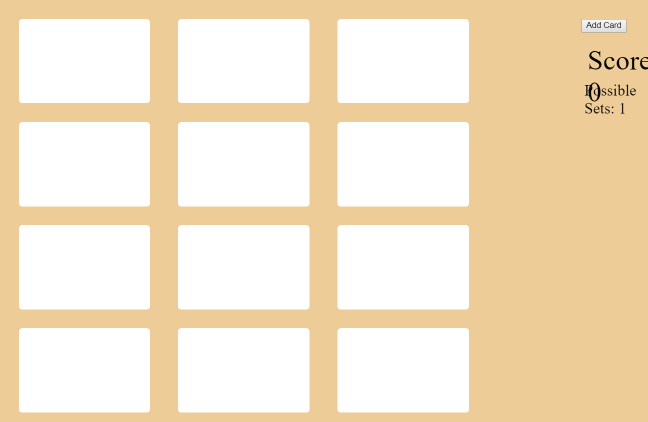
#> input picture src/views/allsets.png, 1295 x 843 px (shown at 1/2 size)
$ python carddetect.py --image ../views/allsets.png   (older library calls are emulated)
#> lines starting #> are read from the running program, lines starting #| are printed output that depends on the picture; after the words box and inside, x2 and y2 are one past the last pixel; in counts of white or black regions, pixels touching at a corner belong together
### src/vision/colordetect.py
"""
Color Detection Module
author @odoland
"""
import cv2
import numpy as np
from .attributes import Colors


class ColorDetector:

    # BGR format
    GREEN_RANGE = np.array([0, 100, 0]), np.array([45, 180, 45])
    RED_RANGE = np.array([0, 0, 160]), np.array([30, 30, 255])
    PURPLE_RANGE = np.array([80, 0, 80]), np.array([160, 60, 160])

    @classmethod
    def find_color(cls, image):
        """ Finds the color of an image based on maximum count for the three colors.

        @Returns at tuple: t
        t[0] Returns the color in number format (0 for purp, 1 for green, 2 for red)
        t[1] Returns the count
        """

        # Filter image for whatever passes the boundaries
        greens = cv2.inRange(image, *cls.GREEN_RANGE)
        reds = cv2.inRange(image, *cls.RED_RANGE)
        purples = cv2.inRange(image, *cls.PURPLE_RANGE)

        mg = len(np.flatnonzero(greens))
        mr = len(np.flatnonzero(reds))
        mp = len(np.flatnonzero(purples))

        colors = (mg, mr, mp)

        total_pixels = max(colors)

        enum_colors = [Colors.GREEN, Colors.RED, Colors.PURPLE]
        color_idx = int(np.argmax(colors))

        return enum_colors[color_idx], total_pixels


# [49 lines that do not run on import are left out]

### src/vision/filldetect.py
"""
Fill Detection Module
author @odoland
"""

import cv2
import numpy as np
from scipy.signal import find_peaks

import matplotlib
matplotlib.use("TkAgg") # Use TkAgg as backend to plot stuff
import matplotlib.pyplot as plt
import itertools as it

from .colordetect import ColorDetector
from .attributes import Fills


class FillDetector:

    # Threshold for the peaks
    PEAK_THRESH = 0.33

    # Threshold of pixels to determine whether they are solid
    PIXEL_THRESH = 3500

    KERNEL = np.ones((5,5), np.uint8) # For erosion and dilation

    @classmethod
    def is_stripe(cls, image, number_peaks=6, plot=False):  # -> Boolean
        """ Checks if the image is striped.
        @Parameters: image matrix (binary form - black and white)
                    number_peaks (int) Number of peaks to be considered 'striped'

        @Returns Boolean, if striped.
        """
        single_line_count = cls.count_peaks(image, spot_ratio=0.45) # pesky diamond shapes
        full_reduced_count = cls.count_peaks(image, spot_ratio=None)

        return single_line_count > number_peaks and full_reduced_count > 12

    @classmethod
    def count_peaks(cls, image, spot_ratio=None, plot=False):

        _, w , _ = image.shape

        if spot_ratio is None:
            sobel_gradient = cv2.Sobel(image, cv2.CV_64F, 0, 1, ksize=5)
        else:
            # Spot to go down the Y axis
            spot = np.floor(w * spot_ratio).astype(int)

            # Use the Sobel operator across the Y to obtain the Gradient
            sobel_gradient = cv2.Sobel(image[:, spot], cv2.CV_64F, 0, 1, ksize=5)  # vertical

        # Project it onto single dimension (1D) - by summing them
        projected_sum = cv2.reduce(sobel_gradient, 1, cv2.REDUCE_SUM)

        # Squaring and square rooting removes the negative sign, and flatten
        proj_pos_sums = np.sqrt(projected_sum**2).flatten()

        # Large spikes on f'(x) indicate change in the rate of change - seek areas where slope of the second derivative is 0
        unfiltered_peaks, _ = find_peaks(proj_pos_sums, height=0)  # Finding peaks

        # Filter the peaks for noise which will be defined as any peak with an absolute height of less than PEAK_THRESH * maximum peak length
        all_peaks = [proj_pos_sums[i] for i in unfiltered_peaks]

        peak_thresh = max(all_peaks) * cls.PEAK_THRESH

        seen = set()
        filtered_peaks = ([
            i for i in unfiltered_peaks
            if proj_pos_sums[i] >= peak_thresh
            # and not (proj_pos_sums[i] in seen or seen.add(proj_pos_sums[i]))
            ])

        if plot:
            plt.plot(proj_pos_sums), plt.title("f'(x) of the image")
            plt.plot(filtered_peaks, proj_pos_sums[filtered_peaks], "x")
            plt.show()
            print("Calling is_stripe:", len(filtered_peaks), "peaks found")

        return len(filtered_peaks)

    # [49 lines left out: function check_hollow_or_full, not called in this run]

    @classmethod
    def find_fill(cls, image, plot=False):
        if cls.is_stripe(image, plot=plot):
            return Fills.STRIPE
        else:
            color, pixel_count = ColorDetector.find_color(image)
            bw_image = cv2.cvtColor(image, cv2.COLOR_BGR2GRAY)
            return cls.check_hollow_or_full(bw_image, color, pixel_count, plot=plot)

# [15 lines that do not run on import are left out]

### src/vision/shapedetect.py
"""
Shape Detection and Shape counter Module
author @odoland
"""
from __future__ import absolute_import
import cv2
import numpy as np
import matplotlib
matplotlib.use("TkAgg") # Use TkAgg as backend to plot stuff

from matplotlib import pyplot as plt
from .attributes import Shapes, Fills, Counts
from .filldetect import FillDetector

class ShapeDetector:

    KERNEL = np.ones((5,5), np.uint8)

    # [26 lines left out: function process_hollow, not called in this run]

    @classmethod
    def process_stripes_full(cls, image, threshold=200, debug=False ):
        """ Processes Stripes and Full image by 1 iteration of blur and erosion.

        @Parameters: image (np.array)
                    kernel (default is  kernel = np.ones((5,5), np.uint8)
                    threshold (int) threshold value for BW - default 200
                    debug (boolean) - flag to display images for developing

        @Returns: processed striped or solid image (np.array)
        """

        erosion = cv2.erode(image, cls.KERNEL, iterations=1)
        dilation = cv2.dilate(erosion, cls.KERNEL, iterations=1)
        _, thresh = cv2.threshold(dilation,200,255,1)


        if debug:
            cv2.imshow("erosion", erosion)
            cv2.imshow("dilation", dilation)
            cv2.imshow("After processing:", thresh)
            cv2.waitKey(0)

        return thresh

    @staticmethod
    def detect_shape_count(processed_img, debug=False):
        """ Input takes in a processed image, either from processHollow() or processStripesFull()
        @Parameters: processed_img (np.array), processed after one of two functions
        @Return: Tuple of the shape, and the count (int, count)
        Shape is a global variable (DIAMOND, OVAL, or SQUIGGLE) which is an int
        """
        _, contours, _ = cv2.findContours(processed_img, 1, 2)

        shape = []
        for cnt in contours:
            perim = cv2.arcLength(cnt, closed=True)  # Squiggles have a longer perimeter
            approx = cv2.approxPolyDP(cnt, epsilon=0.01*perim, closed=True)  # prev 0.01

            if len(approx) == 4:
                shape.append(Shapes.DIAMOND)
            elif len(approx) < 11 and perim < 250: # Determined by trial and error
                shape.append(Shapes.OVAL)
            else:
                shape.append(Shapes.SQUIGGLE) # Squiggle range from 13, 14, 15 ...

        mapping = {
            1: Counts.ONE,
            2: Counts.TWO,
            3: Counts.THREE
        }
        if len(shape) not in mapping:
            if shape[0] == Shapes.SQUIGGLE:
                amount = mapping[len(shape)//2] # probably the 2 green squiggles solid
            else:
                print('Run debugger. Something wrong w/ counts, not a squiggle', shape)
                amount = 2
        else:
            amount = mapping[len(shape)]
        # Amount of shapes detected -> map to an enum
        return shape[0], amount

    @classmethod
    def find_shape_count(cls, image, debug=False):

        bw_image = cv2.cvtColor(image, cv2.COLOR_BGR2GRAY)

        if FillDetector.find_fill(image, plot=0) == Fills.HOLLOW:
            if debug:
                print("Processing it as a hollow")
            processed_img = cls.process_hollow(bw_image, debug=debug)
        else:
            if debug:
                print("Processing as stripes or full")
            processed_img = cls.process_stripes_full(bw_image, debug=debug)

        return cls.detect_shape_count(processed_img, debug)

# [14 lines that do not run on import are left out]

### src/vision/carddetect.py
"""Detects the card """

from .colordetect import ColorDetector
from .filldetect import FillDetector
from .shapedetect import ShapeDetector
import cv2

class CardDetector:

    @staticmethod
    def detect_card(image_path):
        image = cv2.imread(image_path)
        color, pixel_count = ColorDetector.find_color(image)
        fill = FillDetector.find_fill(image)
        shape, count = ShapeDetector.find_shape_count(image)

        return {
            'color': color,
            'fill': fill,
            'shape': shape,
            'count': count
        }

    @classmethod
    def pretty_print_detect_card(cls, image_path):
        card_attributes = cls.detect_card(image_path)
#> in detect_card, image is the input picture: shape (843, 1295, 3); mean B, G, R 201.5, 228.4, 245.2
#> in find_color, `greens = cv2.inRange(image, *cls.GREEN_RANGE)`: greens: shape (843, 1295); every value is 0
#> in find_color, `mg = len(np.flatnonzero(greens))`: mg = 0
#> in find_color, `colors = (mg, mr, mp)`: colors = (0, 0, 0)
#> in find_color, `total_pixels = max(colors)`: total_pixels = 0
#> in count_peaks, `sobel_gradient = cv2.Sobel(image[:, spot], cv2.CV_64F, 0, 1, ksize=5)`: sobel_gradient = 843 rows, first 8: [0, 0, 0], [0, 0, 0], [0, 0, 0], [0, 0, 0], [0, 0, 0], [0, 0, 0], [0, 0, 0], [0, 0, 0]
#> in count_peaks, `projected_sum = cv2.reduce(sobel_gradient, 1, cv2.REDUCE_SUM)`: projected_sum = 843 values, max 8064 at index 37, min -8064 at index 205, mean 0
#> in count_peaks, `proj_pos_sums = np.sqrt(projected_sum**2).flatten()`: proj_pos_sums = 843 values, max 8064 at index 37, min 0 at index 0, mean 204.1
#> in count_peaks, `unfiltered_peaks, _ = find_peaks(proj_pos_sums, height=0)`: unfiltered_peaks = [37, 205, 243, 412, 449, 618, 655, 824]
#> in count_peaks, `all_peaks = [proj_pos_sums[i] for i in unfiltered_peaks]`: all_peaks = [8064, 8064, 8064, 8064, 8064, 8064, 8064, 8064]
#> in count_peaks, `peak_thresh = max(all_peaks) * cls.PEAK_THRESH`: peak_thresh = 2661.1
#> in count_peaks, `filtered_peaks = ([ i for i in unfiltered_peaks if proj_pos_sums[i] >=..`: filtered_peaks = [37, 205, 243, 412, 449, 618, 655, 824]
#> in is_stripe, `single_line_count = cls.count_peaks(image, spot_ratio=0.45)`: single_line_count = 8
#> call 2 of count_peaks, with plot = False
#> in count_peaks (call 2), `sobel_gradient = cv2.Sobel(image, cv2.CV_64F, 0, 1, ksize=5)`:
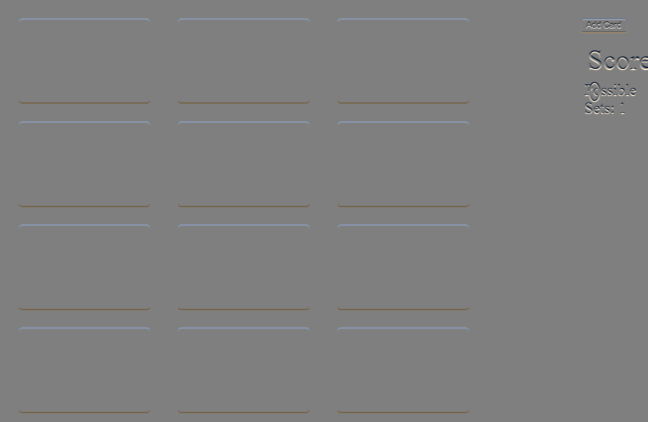
#> sobel_gradient: shape (843, 1295, 3) float64 (shown at 1/2 size); mean B, G, R 0, 0, 0; drawn with min black and max white
#> in count_peaks (call 2), `projected_sum = cv2.reduce(sobel_gradient, 1, cv2.REDUCE_SUM)`: projected_sum has the same summary as sobel_gradient
#> in count_peaks (call 2), `proj_pos_sums = np.sqrt(projected_sum**2).flatten()`: proj_pos_sums = 2529 values, max 4256896 at index 114, min 0 at index 0, mean 67743.8
#> in count_peaks (call 2), `unfiltered_peaks, _ = find_peaks(proj_pos_sums, height=0)`: unfiltered_peaks = 150 values from 108 to 2478
#> in count_peaks (call 2), `all_peaks = [proj_pos_sums[i] for i in unfiltered_peaks]`: all_peaks = 150 values, max 4256896 at index 2, min 240 at index 100, mean 630615.6
#> in count_peaks (call 2), `peak_thresh = max(all_peaks) * cls.PEAK_THRESH`: peak_thresh = 1404775.7
#> in count_peaks (call 2), `filtered_peaks = ([ i for i in unfiltered_peaks if proj_pos_sums[i] >=..`: filtered_peaks = [111, 114, 117, 615, 618, 729, 732, 1236, 1239, 1347, 1350, 1854, 1857, 1965, 1968, 2472, 2475]
#> in is_stripe, `full_reduced_count = cls.count_peaks(image, spot_ratio=None)`: full_reduced_count = 17
#> in detect_card, `fill = FillDetector.find_fill(image)`: fill = 1
#> in find_shape_count, `bw_image = cv2.cvtColor(image, cv2.COLOR_BGR2GRAY)`:
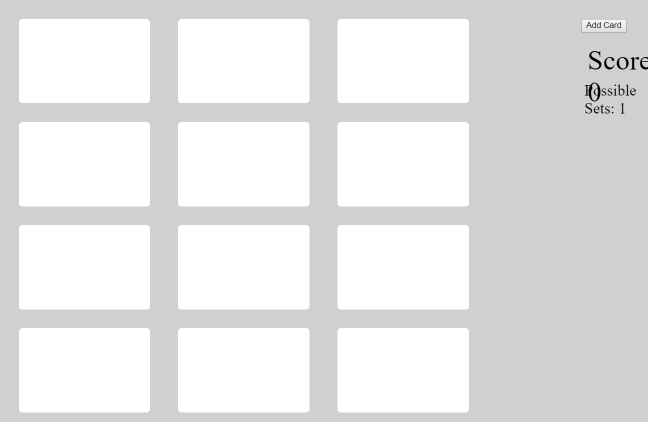
#> bw_image: shape (843, 1295) (shown at 1/2 size); min 0, max 255, mean 230.5
#> in count_peaks (call 4), `projected_sum = cv2.reduce(sobel_gradient, 1, cv2.REDUCE_SUM)`: projected_sum has the same summary as sobel_gradient
#> in process_stripes_full, `erosion = cv2.erode(image, cls.KERNEL, iterations=1)`:
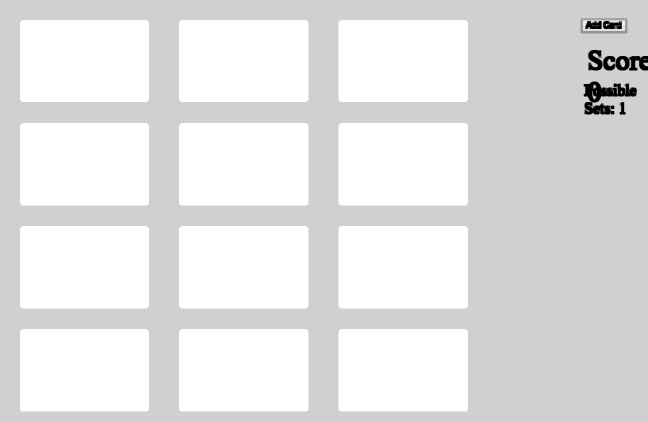
#> erosion: shape (843, 1295) (shown at 1/2 size); min 0, max 255, mean 228.6
#> in process_stripes_full, `_, thresh = cv2.threshold(dilation,200,255,1)`:
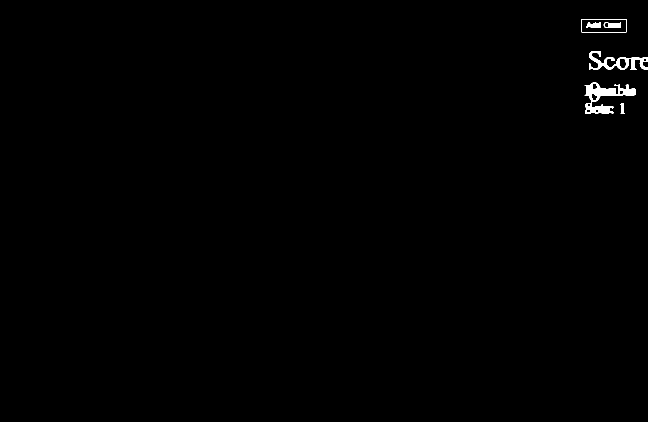
#> thresh: shape (843, 1295) (shown at 1/2 size); 0.43% white; 6 white regions
#> in detect_shape_count, `_, contours, _ = cv2.findContours(processed_img, 1, 2)`: contours = 16 contours; largest, box (x1, y1, x2, y2) and area: (1169, 165, 1272, 227) 2428, (1163, 38, 1253, 65) 2314, (1163, 38, 1253, 65) 2312, (1178, 102, 1295, 139) 1471, (1207, 44, 1242, 56) 285
#> the loop in detect_shape_count, `for cnt in contours:` made 16 passes
#> perim on passes 1 to 12: 21.66, 26.49, 21.66, 58.49, 44.97, 26.49, 36.73, 529, 23.66, 58.04, 594.1, 28.49
#> (perim, approx) on passes 15 to 16: (227.7, [[1163, 39], [1251, 38], [1252, 63], [1164, 64]]), (230, [[1163, 38], [1163, 64], [1252, 64], [1252, 38]])
#> after the loop in detect_shape_count, `for cnt in contours:`: shape = [2, 2, 2, 2, 1, 2, 1, 1, 2, 1, 1, 2, 1, 1, 0, 0]
#> (printed output is left out)
#> in detect_card, `shape, count = ShapeDetector.find_shape_count(image)`: shape = 2
#> card_attributes = {'color': 0, 'fill': 1, 'shape': 2, 'count': 2}
        colors = ["PURPLE", "GREEN", "RED"]

        color = card_attributes['color']
#> color = 0
        count = card_attributes['count']
#> count = 2
        shape = card_attributes['shape']
#> shape = 2
        fill = card_attributes['fill']
#> fill = 1

        print(count, color, fill, shape)
#| 2 0 1 2


if __name__ == "__main__":
    import argparse
    import cv2

    ap = argparse.ArgumentParser()
    ap.add_argument("-i", "--image", required=True, help="path to the input image")
    ap.add_argument("-f", "--filled", help="fill", action="store_true")
    ap.add_argument("-e", "--empty", help="empty", action="store_true")
    ap.add_argument("-s", "--striped", help="striped", action="store_true")
    args = vars(ap.parse_args())

    image = args['image']
    CardDetector.pretty_print_detect_card(image)
    # for i in range(19):
    #     image_path = f"{args['image']}/{i}.png"
    #     CardDetector.pretty_print_detect_card(image_path)
